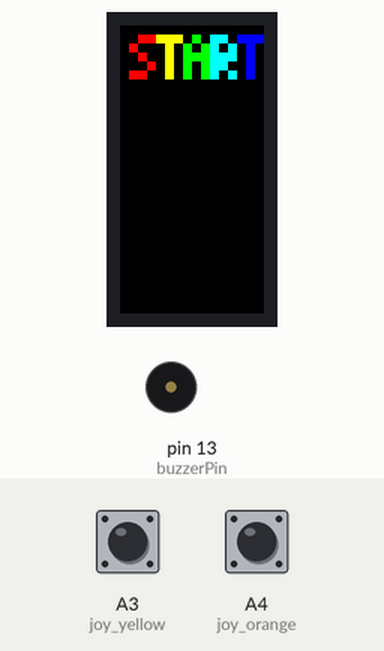
Simulated run of this sketch. Board: Arduino Uno, built with avr-gcc and run on an emulated ATmega328P. Parts: 16×32 colour display, buzzer (waves = sounding). Inputs (shaded band) come from the test bench; at power-on: A3 (joy_yellow) HIGH, A4 (joy_orange) HIGH. Random numbers use the default seed unless the sketch sets one; what the sketch prints to the serial monitor is not drawn.

Above: at 1.2 s.
1.3 s: A3 (joy_yellow) pulled LOW for 0.15 s
At 1.67 s:
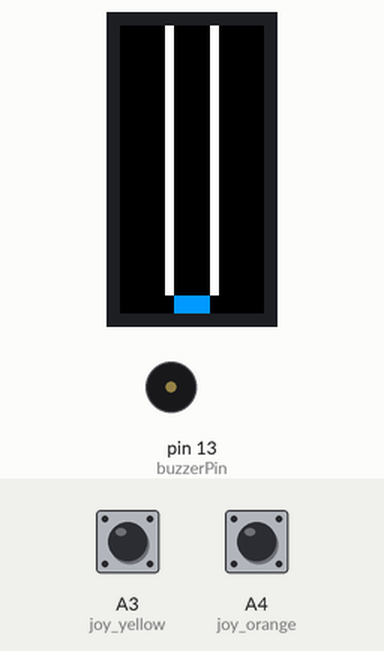
2.0 s: A3 (joy_yellow) pulled LOW for 3.2 s
At 4.52 s:
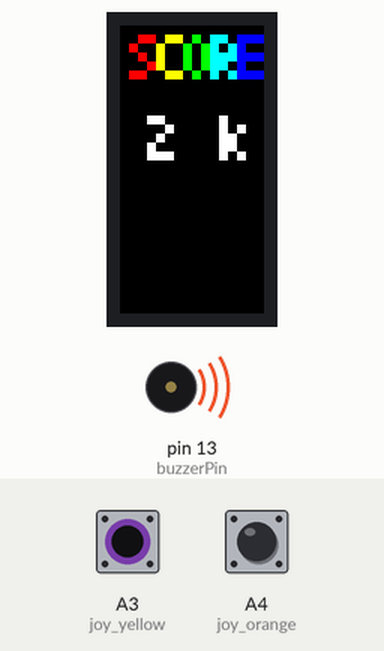
At 6.0 s:
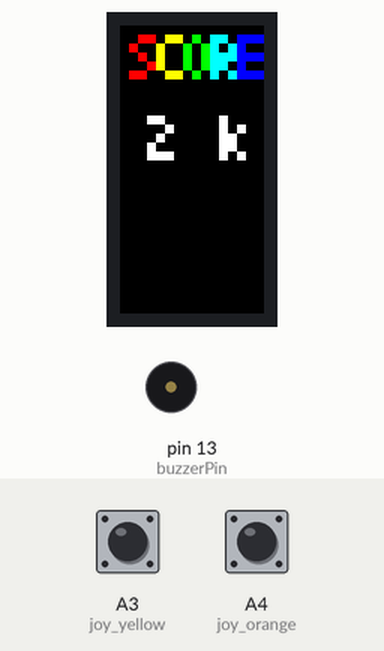
6.7 s: A4 (joy_orange) pulled LOW for 3.2 s
10.5 s: A4 (joy_orange) pulled LOW for 0.15 s
Timing chart, 0 to 13.5 s (numbered marks = the images above; inputs shaded):
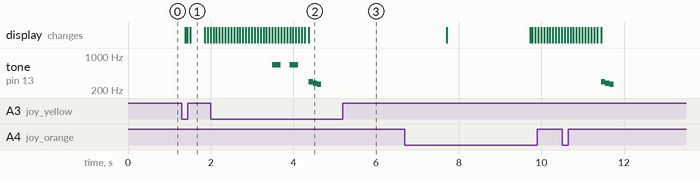

Measured:
- after the input at 1.3 s, the display: first changes after 0.08 s (image 1 shows a later state)

The sketch:

EngineeringGame.ino
```cpp
//#include <Servo.h>
#include <Wire.h>
#include <ezBuzzer.h>
//#include "Pitches.h"
#include "Screen.h"

//pin inputs
//#define CLK  8
//#define OE   9
//#define LAT 10
//#define A   A0
//#define B   A1
//#define C   A2
int joy_yellow = A3;
int joy_orange = A4;
//int servoPin = 11;
//int buzzerPin = 13;
//ezBuzzer buzzer(buzzerPin);
int song;

//rgb matrix uses: A0, A1, A2, A3, (A4?), 2, 3, 4, 5, 6, 7, 8, 9

//Servo myservo;
int position=20;
int speed=99;
int destination = 20;
int reached = 1;

int tempo=114;

//int notes = sizeof(melody) / sizeof(melody[0]) / 2;
//int wholenote = (60000 * 4) / tempo;
//int divider = 0, noteDuration = 0;

int i = 0;
int t1 = 0;

void setup() {
  Serial.begin(9600);
//  myservo.attach(servoPin);
  pinMode(joy_yellow, INPUT_PULLUP);
  pinMode(joy_orange, INPUT_PULLUP);
  initScreen();


}

void loop() {
  int screenDelay = 70;
  int t2 = millis();
  int tDelta = t2 - t1;
  int joy_left = !digitalRead(joy_yellow);
  int joy_right = !digitalRead(joy_orange);

  if (tDelta > screenDelay) {
    switch(gameState) {
    case INIT:
      if (joy_left) {
        //drawInitialScreen();
        gameState = GAME;
        song = 0;
        clearNotes();
        clearScreen();
      }
      else if (joy_right){
        //drawInitialScreen();
        gameState = GAME;
        song = 1;
        clearNotes();
        clearScreen();
      }
      break;
    case GAME:
      int pos = -joy_left + 1 + joy_right;
      Serial.println(pos);
      gameLoop(pos);
      break;
    }
    t1 = t2;
  }

//  buzzer.loop();
//
//  if (buzzer.getState() == BUZZER_IDLE) {
//      int length = sizeof(noteDurations) / sizeof(int);
//      buzzer.playMelody(melody, noteDurations, length); // playing
//    }

//  // Screen Inputs

  // Joystick Inputs

  //Joystick Input Display on Serial Monitor
//  Serial.print("left: ");
//  Serial.print(joy_left);
//  Serial.print("\t");
//  Serial.print("right: ");
//  Serial.print(joy_right);
//  Serial.println("\t");
//  Serial.println(position);

  //Servo Rotation

// if (joy_right && reached && destination<20){
//    destination += 10;
//    reached = 0;
//
//  }
//  else if (joy_left && reached && destination>0){
//
//    destination-=10;
//    reached = 0;
//  }
//
//  if (position>destination){
//    myservo.writeMicroseconds(1000);
//    position-=1;
//  }
//  else if (position<destination){
//    myservo.writeMicroseconds(2000);
//    position+=1;
//  }
//  else{
//    reached = 1;
//    myservo.writeMicroseconds(1500);
//  }


}
```

Screen.cpp
```cpp
#include "Screen.h"
#include "Pitches.h"
#include <stdio.h>
#include <stdlib.h>
#include <string.h>
#include <time.h>
using namespace std;
RGBmatrixPanel matrix(A, B, C, CLK, LAT, OE, false);
bool rain[32][8];
int tick = 0;
int note[32];
int buzzerPin = 13;
extern int song;
State gameState = INIT;
int score = 0;

// Initializing screen
void initScreen() {
  Serial.begin(9600);
  srand(time(0));
  matrix.begin();
  matrix.setRotation(1);
  matrix.setTextSize(1  );   // size 1 == 8 pixels high
  drawInitialScreen();

}

void drawInitialScreen() {
  score = 0;
  matrix.setFont(&TomThumb);
  matrix.fillRect(0, 0, 16, 32, matrix.Color333(0, 0, 0));
  matrix.setCursor(1, 6);
  matrix.setTextColor(matrix.Color333(7,0,0));
  matrix.print('S');
  matrix.setCursor(4, 6);
  matrix.setTextColor(matrix.Color333(7,7,0));
  matrix.print('T');
  matrix.setCursor(7, 6);
  matrix.setTextColor(matrix.Color333(0,7,0));
  matrix.print('A');
  matrix.setCursor(10, 6);
  matrix.setTextColor(matrix.Color333(0,7,7));
  matrix.print('R');
  matrix.setCursor(13, 6);
  matrix.setTextColor(matrix.Color333(0,0,7));
  matrix.print('T');
}

void drawScore(){
  matrix.setFont(&TomThumb);
  matrix.fillRect(0, 0, 16, 32, matrix.Color333(0, 0, 0));
  matrix.setCursor(1, 6);
  matrix.setTextColor(matrix.Color333(7,0,0));
  matrix.print('S');
  matrix.setCursor(4, 6);
  matrix.setTextColor(matrix.Color333(7,7,0));
  matrix.print('C');
  matrix.setCursor(7, 6);
  matrix.setTextColor(matrix.Color333(0,7,0));
  matrix.print('O');
  matrix.setCursor(10, 6);
  matrix.setTextColor(matrix.Color333(0,7,7));
  matrix.print('R');
  matrix.setCursor(13, 6);
  matrix.setTextColor(matrix.Color333(0,0,7));
  matrix.print('E');

  matrix.setTextColor(matrix.Color333(7,7,7));
  char buffer[3];
  itoa(score,buffer,10);
  int len = sizeof(buffer);
  for (int i=0; i<len; i++){
    matrix.setCursor(3+4*i,15);
    matrix.print(buffer[i]);
  }


}

// This ticks backward (just so rand() kicks in properly; don't ask why
void rainLoop() {
  delay(100);
//  Serial.println(freeMemory());
//  Serial.println(rainTick);
  if (tick == 0) {
    int x = rand() % 3;
    while (x < 8) {
      rain[7][x] = true;
      x += rand() % 1 + 1;
    }
    tick = rand() % 4 + 4;
  }
  tick--;
//
  matrix.fillRect(0, 0, 16, 32, matrix.Color333(0, 0, 0));
//  for (int row = 31; row >= 0 ; row--) {
//    for (int col = 0; col < 16; col++) {
//     Serial.print("loop: ");
//      Serial.print(row + ", ");
//      Serial.println(col);
//
//      if (rain[row][col] != 0) {
//        matrix.drawLine(col, row, col, row + 1, matrix.Color333(0,0,7));
//        if (row < 32) {
//          rain[row + 1][col] = true;
//        }
//        rain[row][col] = false;
//      }
//    }
//  }
}

void clearNotes() {
  for (int i = 0; i < 32; i++) {
    note[i] = 0;
  }
}

void clearScreen(){
  matrix.fillRect(0, 0, 16, 32, matrix.Color333(0, 0, 0));
}

int melodycounter =0;
void gameLoop(int pos) {

  int x[6] = {1, 4, 6, 9, 11, 14};

  if (song==0){
  if (tick >= 48/noteDurations[melodycounter]) {
    note[7] = rand() % 3 + 1;
    tick = 0;
  }
  }
  else{
    if (tick >= 48/noteDurations2[melodycounter]) {
    note[7] = rand() % 3 + 1;
    tick = 0;
  }
  }
//
  matrix.drawLine(5, 0, 5, 29, matrix.Color333(7, 7, 7));
  matrix.drawLine(10, 0, 10, 29, matrix.Color333(7, 7, 7));
  tick++;

  uint32_t bumperColor = matrix.Color333(0,4,7);

  for (int row = 31; row >= 0 ; row--) {
//      Serial.print(row);
//      Serial.print(", ");
//      Serial.println(col);
    if (note[row] != 0) {
      int col = note[row] - 1;
      int r = ((col % 3) == 0) * 7;
      int g = ((col % 3) == 1) * 7;
      int b = ((col % 3) == 2) * 7;
      matrix.drawLine(x[2 * (col % 3)], row, x[2 * (col % 3) + 1], row, matrix.Color333(r,g,b));
      matrix.drawLine(x[2 * (col % 3)], max(row - 1, 0), x[2 * (col % 3) + 1],  max(row - 1, 0), matrix.Color333(0,0,0));
      if (row < 30) {
        note[row + 1] = col + 1;
      }
      else {

        if (song==0){
        //tone
        tone(buzzerPin, melody[melodycounter], 1600/noteDurations[melodycounter%sizeof(melody)]);
        Serial.println(melodycounter);
        melodycounter++;
        if (melodycounter>=sizeof(melody)/sizeof(int)){
          melodycounter = 0;
        }
        }
        else{
          //tone
          tone(buzzerPin, melody2[melodycounter], 1600/noteDurations2[melodycounter%sizeof(melody2)]);
          Serial.println(melodycounter);
          melodycounter++;
          if (melodycounter>=sizeof(melody2)/sizeof(int)){
            melodycounter = 0;
          }
        }
        if (pos == col) {
          note[row] = 0;
          bumperColor = matrix.Color333(7, 7, 0);
          score++;
        }
        else {
          noTone(buzzerPin);
          melodycounter = 0;
          drawScore();
          for (int i=0; i<sizeof(losemelody)/sizeof(int); i++){
            tone(buzzerPin,losemelody[i]);
            delay(100);
            noTone(buzzerPin);
          }
          delay(3000);
          gameState = INIT;
          drawInitialScreen();
          delay(2000);
          clearNotes();
          return;
        }
      }
      note[row] = 0;
    }
  }
  customRect(x[pos * 2], 30, x[pos * 2 + 1], 31, bumperColor);
  // Clearing the old bumper
  if (pos != 0) {
    customRect(x[0], 30, x[1], 31, matrix.Color333(0,0,0));
  }
  if (pos != 1) {
    customRect(x[2], 30, x[3], 31, matrix.Color333(0,0,0));
  }
  if (pos != 2) {
    customRect(x[4], 30, x[5], 31, matrix.Color333(0,0,0));
  }
}

//Cause lord knows why the rectangle function aint working
void customRect(int x1, int y1, int x2, int y2, uint32_t c) {
  for (int i = x1; i <= x2; i++) {
    matrix.drawLine(i, y1, i, y2, c);
  }
}
```

Screen.h
```cpp
#include <RGBmatrixPanel.h>
#include <Fonts/TomThumb.h>

#define CLK  8
#define OE   9
#define LAT 10
#define A   A0
#define B   A1
#define C   A2
enum State{INIT, GAME, LOSS};
extern State gameState;


void initScreen();
void drawInitialScreen();
void rainLoop();
void gameLoop(int pos);
void clearNotes();
void clearScreen();
void customRect(int x1, int y1, int x2, int y2, uint32_t c);
```

pitches.h
```cpp
#define NOTE_B0  31
#define NOTE_C1  33
#define NOTE_CS1 35
#define NOTE_D1  37
#define NOTE_DS1 39
#define NOTE_E1  41
#define NOTE_F1  44
#define NOTE_FS1 46
#define NOTE_G1  49
#define NOTE_GS1 52
#define NOTE_A1  55
#define NOTE_AS1 58
#define NOTE_B1  62
#define NOTE_C2  65
#define NOTE_CS2 69
#define NOTE_D2  73
#define NOTE_DS2 78
#define NOTE_E2  82
#define NOTE_F2  87
#define NOTE_FS2 93
#define NOTE_G2  98
#define NOTE_GS2 104
#define NOTE_A2  110
#define NOTE_AS2 117
#define NOTE_B2  123
#define NOTE_C3  131
#define NOTE_CS3 139
#define NOTE_D3  147
#define NOTE_DS3 156
#define NOTE_E3  165
#define NOTE_F3  175
#define NOTE_FS3 185
#define NOTE_G3  196
#define NOTE_GS3 208
#define NOTE_A3  220
#define NOTE_AS3 233
#define NOTE_B3  247
#define NOTE_C4  262
#define NOTE_CS4 277
#define NOTE_D4  294
#define NOTE_DS4 311
#define NOTE_E4  330
#define NOTE_F4  349
#define NOTE_FS4 370
#define NOTE_G4  392
#define NOTE_GS4 415
#define NOTE_A4  440
#define NOTE_AS4 466
#define NOTE_B4  494
#define NOTE_C5  523
#define NOTE_CS5 554
#define NOTE_D5  587
#define NOTE_DS5 622
#define NOTE_E5  659
#define NOTE_F5  698
#define NOTE_FS5 740
#define NOTE_G5  784
#define NOTE_GS5 831
#define NOTE_A5  880
#define NOTE_AS5 932
#define NOTE_B5  988
#define NOTE_C6  1047
#define NOTE_CS6 1109
#define NOTE_D6  1175
#define NOTE_DS6 1245
#define NOTE_E6  1319
#define NOTE_F6  1397
#define NOTE_FS6 1480
#define NOTE_G6  1568
#define NOTE_GS6 1661
#define NOTE_A6  1760
#define NOTE_AS6 1865
#define NOTE_B6  1976
#define NOTE_C7  2093
#define NOTE_CS7 2217
#define NOTE_D7  2349
#define NOTE_DS7 2489
#define NOTE_E7  2637
#define NOTE_F7  2794
#define NOTE_FS7 2960
#define NOTE_G7  3136
#define NOTE_GS7 3322
#define NOTE_A7  3520
#define NOTE_AS7 3729
#define NOTE_B7  3951
#define NOTE_C8  4186
#define NOTE_CS8 4435
#define NOTE_D8  4699
#define NOTE_DS8 4978
#define REST 0
#define END -1

int melody[] = {
  NOTE_E5, NOTE_E5, NOTE_E5,
  NOTE_E5, NOTE_E5, NOTE_E5,
  NOTE_E5, NOTE_G5, NOTE_C5, NOTE_D5,
  NOTE_E5,
  NOTE_F5, NOTE_F5, NOTE_F5, NOTE_F5,
  NOTE_F5, NOTE_E5, NOTE_E5, NOTE_E5,
  NOTE_E5, NOTE_D5, NOTE_D5, NOTE_E5,
  NOTE_D5, NOTE_G5
};

// note durations: 4 = quarter note, 8 = eighth note, etc, also called tempo:
int noteDurations[] = {
  8, 8, 4,
  8, 8, 4,
  8, 8, 8, 8,
  2,
  8, 8, 8, 8,
  8, 8, 8, 8,
  8, 8, 8, 8,
  4, 4
};

int losemelody[] = {
  NOTE_D4, NOTE_CS4, NOTE_C4
};

int melody2[] = {
  NOTE_E5,  NOTE_E5,   NOTE_E5,   NOTE_C5,  NOTE_E5,
  NOTE_G5,   NOTE_G4,
  NOTE_C5,  NOTE_G4,   NOTE_E4,
  NOTE_A4,  NOTE_B4,  NOTE_AS4,  NOTE_A4,
  NOTE_G4,  NOTE_E5,  NOTE_G5,  NOTE_A5,  NOTE_F5,  NOTE_G5,
   NOTE_E5, NOTE_C5,  NOTE_D5,  NOTE_B4,
  NOTE_C5,  NOTE_G4,   NOTE_E4,
  NOTE_A4,  NOTE_B4,  NOTE_AS4,  NOTE_A4,
  NOTE_G4,  NOTE_E5,  NOTE_G5,  NOTE_A5,  NOTE_F5,  NOTE_G5,
   NOTE_E5, NOTE_C5,  NOTE_D5,  NOTE_B4,


   NOTE_G5,  NOTE_FS5,  NOTE_F5,  NOTE_DS5,  NOTE_E5,
   NOTE_GS4,  NOTE_A4,  NOTE_C4,   NOTE_A4,  NOTE_C5,  NOTE_D5,
   NOTE_DS5,   NOTE_D5,
  NOTE_C5,

   NOTE_G5,  NOTE_FS5,  NOTE_F5,  NOTE_DS5,  NOTE_E5,
   NOTE_GS4,  NOTE_A4,  NOTE_C4,   NOTE_A4,  NOTE_C5,  NOTE_D5,
   NOTE_DS5,   NOTE_D5,
  NOTE_C5,

  NOTE_C5,  NOTE_C5,  NOTE_C5,   NOTE_C5,  NOTE_D5,
  NOTE_E5,  NOTE_C5,  NOTE_A4,  NOTE_G4,

  NOTE_C5,  NOTE_C5,  NOTE_C5,   NOTE_C5,  NOTE_D5,  NOTE_E5,

  NOTE_C5,  NOTE_C5,  NOTE_C5,   NOTE_C5,  NOTE_D5,
  NOTE_E5,  NOTE_C5,  NOTE_A4,  NOTE_G4,
  NOTE_E5,  NOTE_E5,   NOTE_E5,   NOTE_C5,  NOTE_E5,
  NOTE_G5,   NOTE_G4,
  NOTE_C5,  NOTE_G4,   NOTE_E4,

  NOTE_A4,  NOTE_B4,  NOTE_AS4,  NOTE_A4,
  NOTE_G4,  NOTE_E5,  NOTE_G5,  NOTE_A5,  NOTE_F5,  NOTE_G5,
   NOTE_E5,  NOTE_C5,  NOTE_D5,  NOTE_B4,

//  NOTE_C5,  NOTE_G4,   NOTE_E4,
//  NOTE_A4,  NOTE_B4,  NOTE_AS4,  NOTE_A4,
//  NOTE_G4,  NOTE_E5,  NOTE_G5,  NOTE_A5,  NOTE_F5,  NOTE_G5,
//   NOTE_E5,  NOTE_C5,  NOTE_D5,  NOTE_B4,
//
//  NOTE_E5,  NOTE_C5,  NOTE_G4,   NOTE_GS4,
//  NOTE_A4,  NOTE_F5,  NOTE_F5,  NOTE_A4,
//  NOTE_D5,  NOTE_A5,  NOTE_A5,  NOTE_A5,  NOTE_G5,  NOTE_F5,
//
//  NOTE_E5,  NOTE_C5,  NOTE_A4,  NOTE_G4,
//  NOTE_E5,  NOTE_C5,  NOTE_G4,   NOTE_GS4,
//  NOTE_A4,  NOTE_F5,  NOTE_F5,  NOTE_A4,
//  NOTE_B4,  NOTE_F5,  NOTE_F5,  NOTE_F5,  NOTE_E5,  NOTE_D5,
//  NOTE_C5,  NOTE_E4,  NOTE_E4,  NOTE_C4,
//
//  NOTE_E5,  NOTE_C5,  NOTE_G4,   NOTE_GS4,
//  NOTE_A4,  NOTE_F5,  NOTE_F5,  NOTE_A4,
//  NOTE_D5,  NOTE_A5,  NOTE_A5,  NOTE_A5,  NOTE_G5,  NOTE_F5,
//
//  NOTE_E5,  NOTE_C5,  NOTE_A4,  NOTE_G4,
//  NOTE_E5,  NOTE_C5,  NOTE_G4,   NOTE_GS4,
//  NOTE_A4,  NOTE_F5,  NOTE_F5,  NOTE_A4,
//  NOTE_B4,  NOTE_F5,  NOTE_F5,  NOTE_F5,  NOTE_E5,  NOTE_D5,
//  NOTE_C5,  NOTE_E4,  NOTE_E4,  NOTE_C4,
//  NOTE_C5,  NOTE_C5,  NOTE_C5,   NOTE_C5,  NOTE_D5,  NOTE_E5,
//
//
//  NOTE_C5,  NOTE_C5,  NOTE_C5,   NOTE_C5,  NOTE_D5,
//  NOTE_E5,  NOTE_C5,  NOTE_A4,  NOTE_G4,
//  NOTE_E5,  NOTE_E5,   NOTE_E5,   NOTE_C5,  NOTE_E5,
//  NOTE_G5,   NOTE_G4,
//  NOTE_E5,  NOTE_C5,  NOTE_G4,   NOTE_GS4,
//  NOTE_A4,  NOTE_F5,  NOTE_F5,  NOTE_A4,
//  NOTE_D5,  NOTE_A5,  NOTE_A5,  NOTE_A5,  NOTE_G5,  NOTE_F5,
//
//  NOTE_E5,  NOTE_C5,  NOTE_A4,  NOTE_G4,
//  NOTE_E5,  NOTE_C5,  NOTE_G4,   NOTE_GS4,
//  NOTE_A4,  NOTE_F5,  NOTE_F5,  NOTE_A4,
//  NOTE_B4,  NOTE_F5,  NOTE_F5,  NOTE_F5,  NOTE_E5,  NOTE_D5,
//  NOTE_C5,  NOTE_E4,  NOTE_E4,  NOTE_C4
};

int noteDurations2[] = {
8, 8, 8, 8, 8,
4, 8,
4, 8, 4,
4, 4, 8, 4,
8, 8, 8, 4, 8, 8,
4, 8, 8, 4,
4, 8, 4,
4, 4, 8, 4,
8, 8, 8, 4, 8, 8,
4, 8, 8, 4,


8, 8, 8, 4, 8,
8, 8, 8, 8, 8, 8,
4, 4,
2,

8, 8, 8, 4, 8,
8, 8, 8, 8, 8, 8,
4, 4,
2,

8, 4, 8, 8, 4,
8, 4, 8, 2,

8, 4, 8, 8, 8, 8,

8, 4, 8, 8, 4,
8, 4, 8, 2,
8, 8, 8, 8, 4,
4, 4,
4, 8, 4,

4, 4, 8, 4,
8, 8, 8, 4, 8, 8,
4, 8, 8, 4,

//4, 8, 4,
//4, 4, 8, 4,
//8, 8, 8, 4, 8, 8,
//4, 8, 8, 4,
//
//8, 4, 8, 4,
//8, 4, 8, 2,
//8, 8, 8, 8, 8, 8,
//
//8, 4, 8, 2,
//8, 4, 8, 4,
//8, 4, 8, 2,
//8, 4, 8, 8, 8, 8,
//8, 4, 8, 2,
//
//8, 4, 8, 4,
//8, 4, 8, 2,
//8, 8, 8, 8, 8, 8,
//
//8, 4, 8, 2,
//8, 4, 8, 4,
//8, 4, 8, 2,
//8, 4, 8, 8, 8, 8,
//8, 4, 8, 2,
//8, 4, 8, 8, 8, 8,
//
//
//8, 4, 8, 8, 4,
//8, 4, 8, 2,
//8, 8, 8, 8, 4,
//4, 4,
//8, 4, 8, 4,
//8, 4, 8, 2,
//8, 8, 8, 8, 8, 8,
//
//8, 4, 8, 2,
//8, 4, 8, 4,
//8, 4, 8, 2,
//8, 4, 8, 8, 8, 8,
//8, 4, 8, 2
};
```
